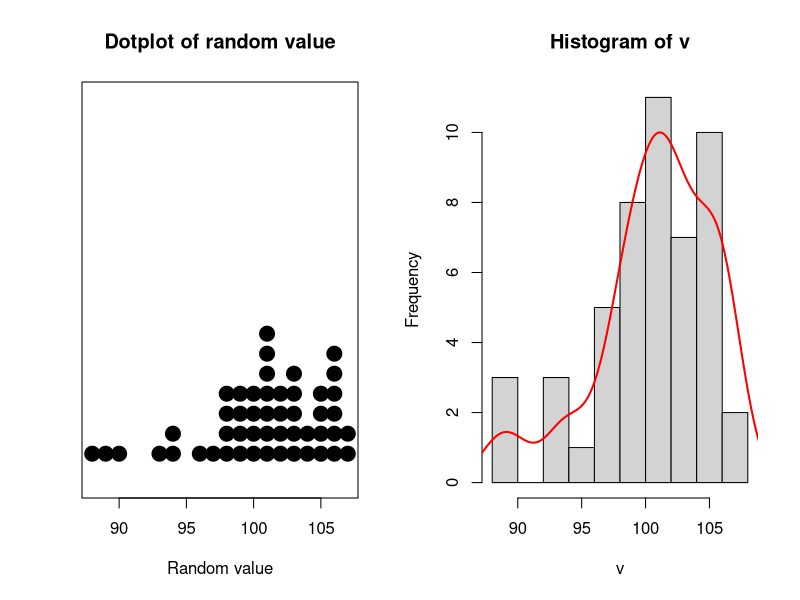
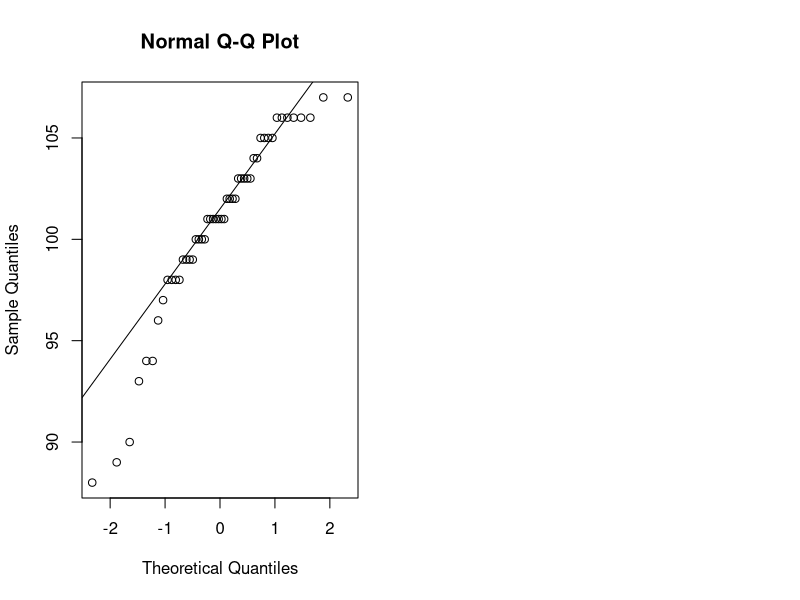
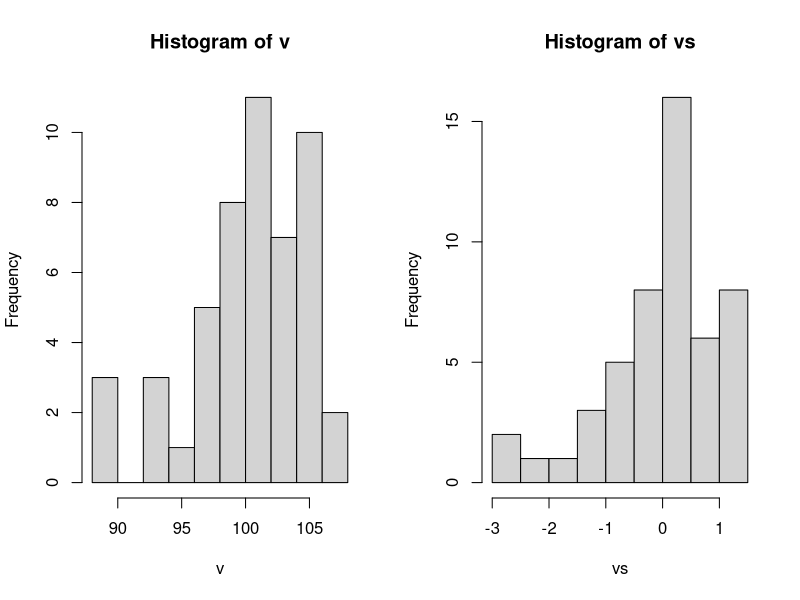

Write R code to recreate these figures, in order.
## ---- chunk 1
# Calculate the probability of drawing any of the four aces
prob_to_draw_ace <- 1/52 + 1/52 + 1/52 + 1/52
## ---- chunk 2
# Calculate the probability of picking four aces in a row
prob_to_draw_four_aces <- 4/52 * 3/51 * 2/50 * 1/49
## ---- chunk 3
# sample of random integers
v <- round(rnorm(n=50, sd=5, mean=100))

par(mfrow=c(1,2))
stripchart(v, method = "stack", pch=19, cex=2, offset=.5, at=.15,
           main = "Dotplot of random value", xlab = "Random value")

hist(v)

# add density
x <- density(v)$x
y <- (10/max(density(v)$y))*density(v)$y  # scale y to plot with histogram
lines(x, y, col="red", lwd=2)
## ---- chunk 4
# QQ-plot - fit normal distibution
qqnorm(v); qqline(v)

var(v)     # variance: sd = sqrt(var)
sd(v)      # standard deviation

sd(v)/sqrt(length(v))  # standard error sd/sqrt(n)

# Z-score (standartization)
# transform distribution to mean=0, variance=1
# z = (x - mean(n))/sd
vs <- scale(v)[,1]
vs

par(mfrow=c(1,2))
hist(v, breaks=10)
hist(vs, breaks=10)
## ---- chunk 5
# sample of random integers
x <- round(rnorm(n=50, sd=5, mean=100))

# Confidence interval for normal distribution with p=0.95
m <- mean(x)
s <- sd(x)
n <- length(x)
error <- qnorm(0.95)*s/sqrt(n)
confidence <- c(m-error, m+error)
confidence

# Confidence interval for t-distribution with p=0.95
a <- 5
s <- 2
n <- 20
error <- qt(0.975,df=n-1)*s/sqrt(n)
# confidence interval
c(left=a-error, right=a+error)
